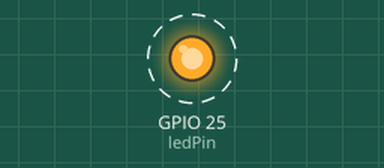
Simulated run of this sketch. Board: ESP32. Shown: output pins drawn as LEDs (lit = HIGH). Dashed ring = blinking. What the sketch prints to the serial monitor is not drawn.

Above: at 0.2 s.
Timing chart, 0 to 3.0 s (numbered marks = the images above):
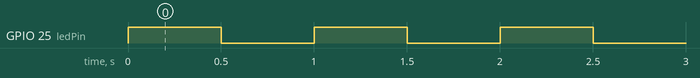

The sketch:

Test_Pico.ino
```cpp
//Constants
#define BRIGHTNESS 200

//Parameters
const int ledPin = 25;

//Variables
bool ledStatus = 0;

void setup() {
  //Init Serial USB
  Serial.begin(9600);
  Serial.println(F("Initialize System"));
  //Init led
  pinMode(ledPin, OUTPUT);

}

void loop() {
  testLed();
}

void testLed( ) {
  digitalWrite(ledPin, HIGH);
  Serial.println(F("LED ON"));
  delay(500);
  digitalWrite(ledPin, LOW);
  Serial.println(F("LED OFF"));
  delay(500);
}
```

Measured:
- by itself, GPIO 25 (ledPin): alternates HIGH for 0.50 s and LOW for 0.50 s
